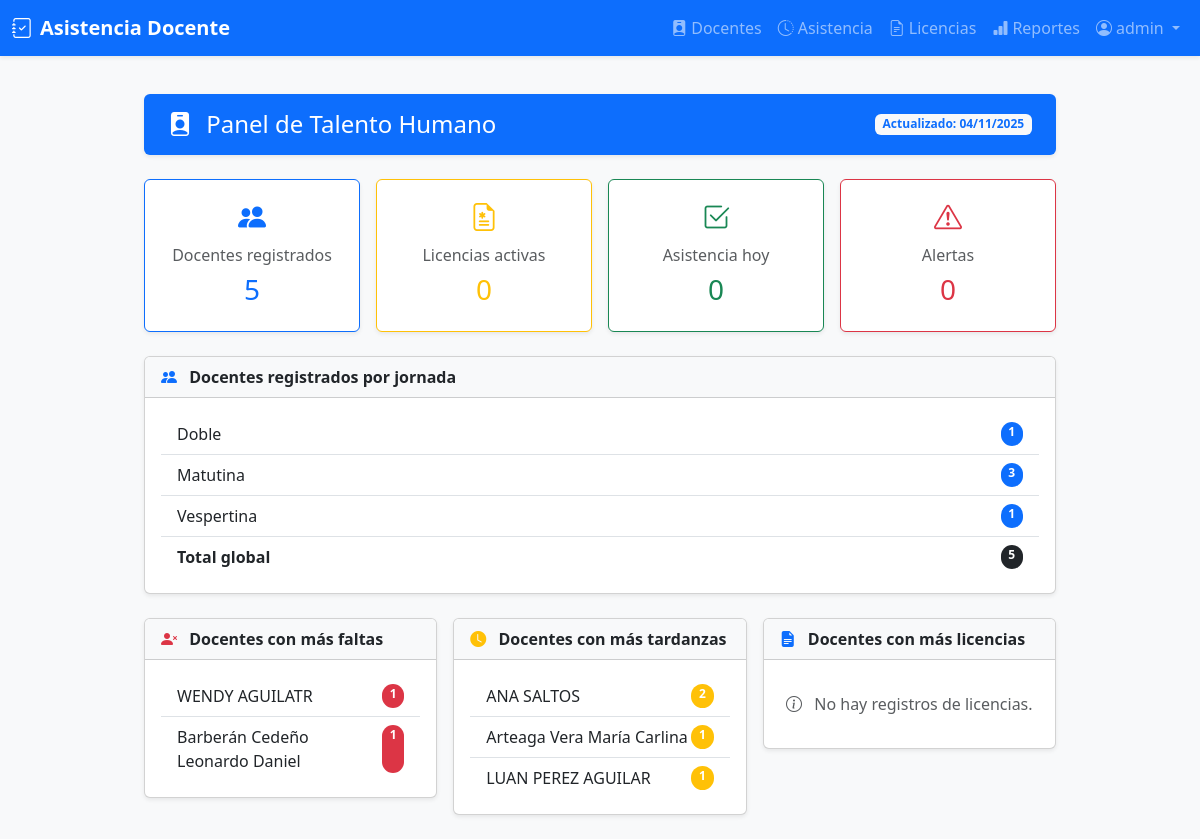
The page /dashboard/ (signed in) on the database its author committed.
### models/usuario.py (models this page shows, shortened)
class Usuario(UserMixin, db.Model):
    __tablename__ = 'usuarios'
    id = db.Column(db.Integer, primary_key=True)
    username = db.Column(db.String(50), unique=True, nullable=False)
    password_hash = db.Column(db.String(128), nullable=False)
    rol = db.Column(db.String(20), nullable=False)  # admin, talento_humano
    activo = db.Column(db.Boolean, default=True)
    fecha_creacion = db.Column(db.DateTime, default=db.func.current_timestamp())
    ultimo_acceso = db.Column(db.DateTime)
    def is_admin(self):
        return self.rol == 'admin'

### models/docente.py (models this page shows, shortened)
class Docente(db.Model):
    __tablename__ = 'docentes'
    id = db.Column(db.Integer, primary_key=True)
    nombre = db.Column(db.String(100), nullable=False, index=True)
    cedula = db.Column(db.String(10), unique=True, nullable=False, index=True)   # Nueva columna
    telefono = db.Column(db.String(15), nullable=False)                          # Nueva columna
    correo = db.Column(db.String(120), unique=True, nullable=False, index=True)  # Nueva columna
    jornada = db.Column(db.String(20), nullable=False, index=True)  # matutina o vespertina
    qr_code_path = db.Column(db.String(200))
    activo = db.Column(db.Boolean, default=True, index=True)
    tipo = db.Column(db.String(20), nullable=False, index=True)  # DOCENTE, ADMINISTRATIVO, CONSERJE, DECE
    fecha_creacion = db.Column(db.DateTime, default=db.func.current_timestamp())
    fecha_actualizacion = db.Column(
        db.DateTime,
        default=db.func.current_timestamp(),
        onupdate=db.func.current_timestamp()
    )
    asistencias = db.relationship('Asistencia', backref='docente', lazy=True, cascade='all, delete-orphan')
    licencias = db.relationship('Licencia', back_populates='docente', cascade='all, delete-orphan')
    __table_args__ = (
        db.Index('idx_docente_activo_tipo', 'activo', 'tipo'),
        db.Index('idx_docente_jornada_activo', 'jornada', 'activo'),
        db.Index('idx_docente_nombre', 'nombre'),
    )

### blueprints/dashboard/routes.py (the view)
@dashboard_bp.route('/', methods=['GET', 'POST'], endpoint='index')
@login_required
def dashboard_home():
    hoy = date.today()
    vencimiento_limite = hoy + timedelta(days=3)
    total_docentes = Docente.query.count()
    licencias_activas = Licencia.query.filter(
        Licencia.estado == 'aprobada',
        Licencia.fecha_inicio <= hoy,
        Licencia.fecha_fin >= hoy
    ).count()
    asistencia_hoy = Asistencia.query.filter(Asistencia.fecha == hoy).count()
    alertas = Licencia.query.filter(
        Licencia.estado == 'aprobada',
        Licencia.fecha_fin <= vencimiento_limite,
        Licencia.fecha_fin >= hoy
    ).count()
    metric_cards = [
        ('Docentes registrados', total_docentes),
        ('Licencias activas', licencias_activas),
        ('Asistencia hoy', asistencia_hoy),
        ('Alertas', alertas)
    ]
    estado_raw = db.session.query(
        Licencia.estado,
        func.count(Licencia.id)
    ).group_by(Licencia.estado).all()
    estado_chart = {
        'labels': [estado.capitalize() for estado, _ in estado_raw] if estado_raw else [],
        'values': [cantidad for _, cantidad in estado_raw] if estado_raw else []
    }
    ranking = db.session.query(
        Docente.nombre,
        func.count(Licencia.id)
    ).join(Licencia).group_by(Docente.id).order_by(func.count(Licencia.id).desc()).limit(5).all()
    ranking_tardanzas = db.session.query(
        Docente.nombre,
        func.count(Asistencia.id)
    ).join(Asistencia).filter(Asistencia.hora_entrada > time(7, 30))\
    .group_by(Docente.id).order_by(func.count(Asistencia.id).desc()).limit(5).all()
    dias_recientes = [hoy - timedelta(days=i) for i in range(5)]
    ranking_faltas = db.session.query(
        Docente.nombre,
        func.count().label('faltas')
    ).outerjoin(Asistencia, (Asistencia.docente_id == Docente.id) & (Asistencia.fecha.in_(dias_recientes)))\
    .filter(Asistencia.id == None)\
    .group_by(Docente.id).order_by(func.count().desc()).limit(5).all()
    jornadas_raw = db.session.query(
        Docente.jornada,
        func.count(Docente.id)
    ).group_by(Docente.jornada).all()
    total_docentes = sum(cantidad for _, cantidad in jornadas_raw)
    docentes_por_jornada = [
        (jornada.capitalize(), cantidad) for jornada, cantidad in jornadas_raw
    ]
    return render_template('dashboard/dashboard.html',
        metric_cards=metric_cards,
        estado_chart=estado_chart,
        ranking=ranking,
        ranking_tardanzas=ranking_tardanzas,
        ranking_faltas=ranking_faltas,
        docentes_por_jornada=docentes_por_jornada,
        total_docentes=total_docentes,
        hoy=hoy
    )

### templates/dashboard/dashboard.html
{% extends 'base.html' %}
{% block content %}
<div class="container py-4">
  <div class="bg-primary text-white rounded px-4 py-3 mb-4 shadow-sm d-flex justify-content-between align-items-center">
    <h4 class="mb-0"><i class="bi bi-person-badge-fill me-2"></i> Panel de Talento Humano</h4>
    <span class="badge bg-light text-primary">Actualizado: {{ hoy.strftime('%d/%m/%Y') }}</span>
  </div>
  {% set card_styles = [
    ('bi-people-fill', 'primary'),
    ('bi-file-earmark-medical', 'warning'),
    ('bi-check2-square', 'success'),
    ('bi-exclamation-triangle', 'danger')
  ] %}
  <div class="row g-3 mb-4">
    {% for label, value in metric_cards %}
      {% set icon, color = card_styles[loop.index0] %}
      <div class="col-md-3">
        <div class="card text-center border-{{ color }} shadow-sm">
          <div class="card-body">
            <div class="mb-2 text-{{ color }}">
              <i class="bi {{ icon }} fs-3"></i>
            </div>
            <h6 class="text-muted">{{ label }}</h6>
            <h3 class="text-{{ color }}">{{ value }}</h3>
          </div>
        </div>
      </div>
    {% endfor %}
  </div>
  <div class="card mb-4 shadow-sm">
    <div class="card-header bg-light">
      <strong><i class="bi bi-people-fill me-2 text-primary"></i> Docentes registrados por jornada</strong>
    </div>
    <div class="card-body">
      <ul class="list-group list-group-flush">
        {% for jornada, cantidad in docentes_por_jornada %}
          <li class="list-group-item d-flex justify-content-between">
            <span>{{ jornada }}</span>
            <span class="badge bg-primary rounded-pill">{{ cantidad }}</span>
          </li>
        {% endfor %}
        <li class="list-group-item d-flex justify-content-between fw-bold">
          <span>Total global</span>
          <span class="badge bg-dark rounded-pill">{{ total_docentes }}</span>
        </li>
      </ul>
    </div>
  </div>
  <div class="row g-3">
    <div class="col-md-4">
      <div class="card shadow-sm">
        <div class="card-header bg-light"><strong><i class="bi bi-person-x-fill me-2 text-danger"></i> Docentes con más faltas</strong></div>
        <div class="card-body">
          {% if ranking_faltas %}
            <ul class="list-group list-group-flush">
              {% for nombre, cantidad in ranking_faltas %}
                <li class="list-group-item d-flex justify-content-between">
                  <span>{{ nombre }}</span>
                  <span class="badge bg-danger rounded-pill">{{ cantidad }}</span>
                </li>
              {% endfor %}
            </ul>
          {% else %}
            <div class="text-muted text-center py-3">
              <i class="bi bi-info-circle me-2"></i> No hay datos de faltas recientes.
            </div>
          {% endif %}
        </div>
      </div>
    </div>
    <div class="col-md-4">
      <div class="card shadow-sm">
        <div class="card-header bg-light"><strong><i class="bi bi-clock-fill me-2 text-warning"></i> Docentes con más tardanzas</strong></div>
        <div class="card-body">
          {% if ranking_tardanzas %}
            <ul class="list-group list-group-flush">
              {% for nombre, cantidad in ranking_tardanzas %}
                <li class="list-group-item d-flex justify-content-between">
                  <span>{{ nombre }}</span>
                  <span class="badge bg-warning rounded-pill">{{ cantidad }}</span>
                </li>
              {% endfor %}
            </ul>
          {% else %}
            <div class="text-muted text-center py-3">
              <i class="bi bi-info-circle me-2"></i> No hay registros de tardanzas.
            </div>
          {% endif %}
        </div>
      </div>
    </div>
    <div class="col-md-4">
      <div class="card shadow-sm">
        <div class="card-header bg-light"><strong><i class="bi bi-file-earmark-text-fill me-2 text-primary"></i> Docentes con más licencias</strong></div>
        <div class="card-body">
          {% if ranking %}
            <ul class="list-group list-group-flush">
              {% for nombre, cantidad in ranking %}
                <li class="list-group-item d-flex justify-content-between">
                  <span>{{ nombre }}</span>
                  <span class="badge bg-primary rounded-pill">{{ cantidad }}</span>
                </li>
              {% endfor %}
            </ul>
          {% else %}
            <div class="text-muted text-center py-3">
              <i class="bi bi-info-circle me-2"></i> No hay registros de licencias.
            </div>
          {% endif %}
        </div>
      </div>
    </div>
  </div>
</div>
{% endblock %}

### templates/base.html (shortened to what this page needs)
<!DOCTYPE html>
<html lang="es">
<head>
  <link href="https://cdn.jsdelivr.net/npm/bootstrap@5.3.2/dist/css/bootstrap.min.css" rel="stylesheet">
  <link href="https://cdn.jsdelivr.net/npm/bootstrap-icons@1.10.5/font/bootstrap-icons.css" rel="stylesheet">
  <link href="https://cdn.jsdelivr.net/npm/select2@4.1.0-rc.0/dist/css/select2.min.css" rel="stylesheet" />
</head>
<body>
  <nav class="navbar navbar-expand-lg navbar-dark bg-primary fixed-top shadow-sm">
    <div class="container-fluid">
      <a class="navbar-brand" href="{{ url_for('dashboard.index') }}">
        <i class="bi bi-journal-check me-2"></i>Asistencia Docente
      </a>
      <div class="collapse navbar-collapse" id="navbarNav">
        <ul class="navbar-nav ms-auto">
          {% if current_user.is_authenticated %}
            <li class="nav-item"><a class="nav-link" href="{{ url_for('docentes.index') }}"><i class="bi bi-person-badge-fill me-1"></i>Docentes</a></li>
            <li class="nav-item"><a class="nav-link" href="{{ url_for('asistencia.reportes') }}"><i class="bi bi-clock-history me-1"></i>Asistencia</a></li>
            <li class="nav-item"><a class="nav-link" href="{{ url_for('licencias.index') }}"><i class="bi bi-file-earmark-text me-1"></i>Licencias</a></li>
            <li class="nav-item"><a class="nav-link" href="{{ url_for('reportes.reporte_incumplimientos') }}"><i class="bi bi-bar-chart-fill me-1"></i>Reportes</a></li>
            <li class="nav-item dropdown">
              <a class="nav-link dropdown-toggle" href="#" id="navbarDropdown" role="button"
                 data-bs-toggle="dropdown" aria-expanded="false">
                <i class="bi bi-person-circle me-1"></i>{{ current_user.username }}
              </a>
            </li>
          {% else %}
            <li class="nav-item"><a class="nav-link" href="{{ url_for('auth.login') }}"><i class="bi bi-box-arrow-in-right me-1"></i>Iniciar Sesión</a></li>
          {% endif %}
        </ul>
      </div>
    </div>
  </nav>
  <div class="container">
    {% block content %}{% endblock %}
  </div>
</body>
</html>

### templates/base.html (style rules this page uses)
body { padding-top: 70px; background-color: #f8f9fa; }
.container { max-width: 960px; }
.navbar-brand { font-weight: 600; }
.nav-link { font-weight: 500; }

### rows shown on the page
Usuario: username "admin"
Docente: jornada "Doble", activo "1", nombre "ANA SALTOS", cantidad "2"
Docente: jornada "Vespertina", activo "1", nombre "WENDY AGUILATR"
Docente: nombre "Barberán Cedeño Leonardo Daniel", activo "1"
Docente: nombre "Arteaga Vera María Carlina", activo "1"
Docente: nombre "LUAN PEREZ AGUILAR", cantidad "1"

### other values the page prints
{{ label }} "Docentes registrados" "Licencias activas" "Asistencia hoy" "Alertas"
{{ value }} "5" "0" "0" "0"
{{ jornada }} "Matutina"
{{ cantidad }} "3"
{{ total_docentes }} "5"
